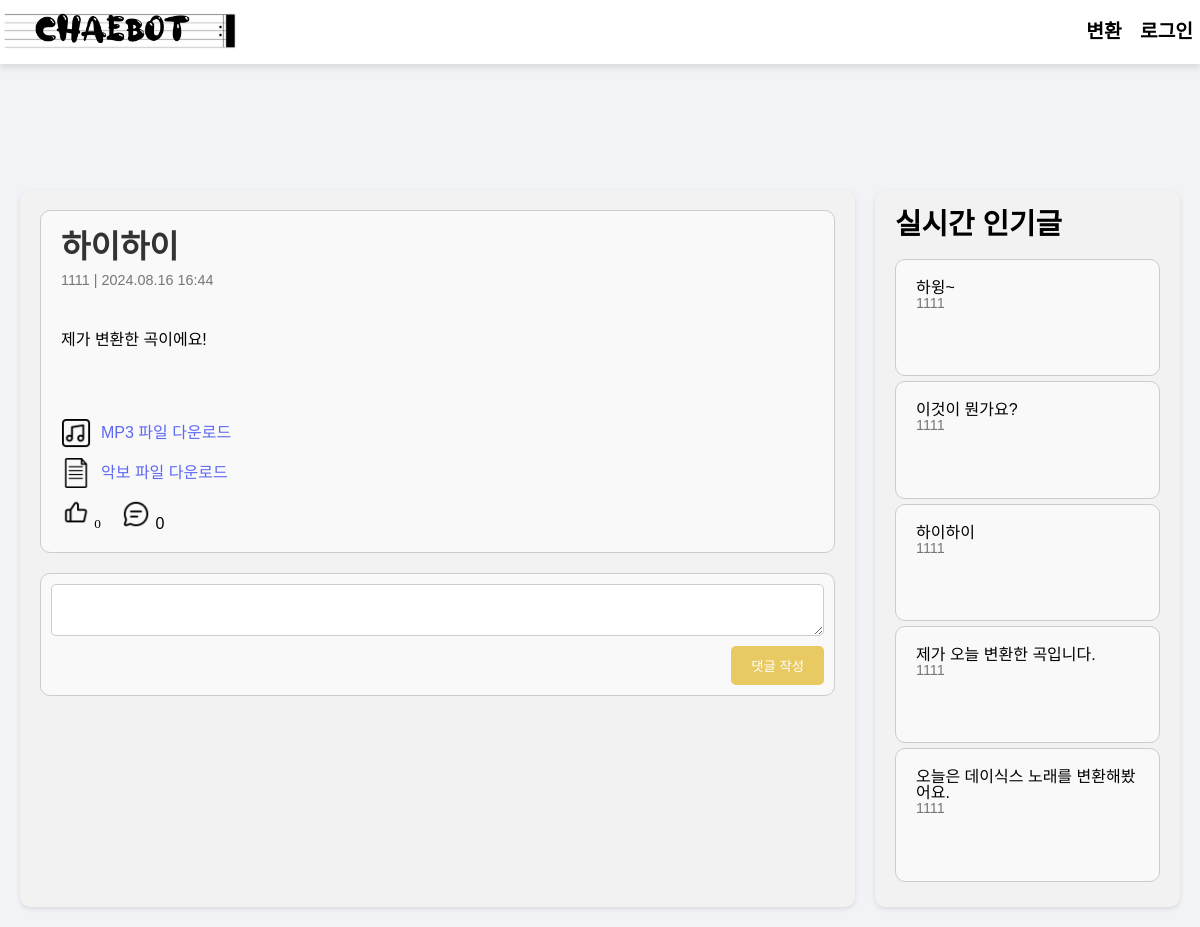
The app's page /post/4/ with its own data.
### myapp/models.py (models this page shows, shortened)
class Post(models.Model):
    author = models.ForeignKey(settings.AUTH_USER_MODEL, on_delete=models.CASCADE)
    title = models.CharField(max_length=200)
    content = models.TextField()
    genre = models.CharField(max_length=100)
    mp3_file = models.FileField(upload_to="mp3s/", blank=True, null=True)
    sheet_file = models.FileField(upload_to="sheets/", blank=True, null=True)
    created_at = models.DateTimeField(auto_now_add=True)
    likes = models.ManyToManyField(
        settings.AUTH_USER_MODEL, related_name="liked_posts", blank=True
    )
    def total_likes(self):
        return self.likes.count()

class CustomUser(AbstractUser):
    user_id = models.CharField(max_length=150, unique=True)
    email = models.EmailField(unique=True)
    age_group = models.CharField(max_length=10, blank=True, null=True)
    gender = models.CharField(max_length=10, blank=True, null=True)
    genres = models.CharField(max_length=255, blank=True, null=True)  # 새로운 필드 추가
    username = models.CharField(max_length=150)
    USERNAME_FIELD = "user_id"
    REQUIRED_FIELDS = ["email"]

### myapp/views.py (the view)
# urls.py: path("post/<int:post_id>/", v.post_detail, name="post_detail"),
def post_detail(request, post_id):
    post = get_object_or_404(Post, id=post_id)
    total_comments = post.comments.count()
    for comment in post.comments.all():
        total_comments += comment.replies.count()
    popular_posts = Post.objects.order_by("-likes")[:5]
    context = {
        "post": post,
        "total_comments": total_comments,
        "popular_posts": popular_posts,
    }
    return render(request, "post_detail.html", context)

### myapp/templates/post_detail.html (shortened to what this page needs)
<!DOCTYPE html>
<html lang="ko">
<head>
    {% load static %}
    <link rel="stylesheet" href="{% static 'css/reset.css' %}">
    <link rel="stylesheet" href="{% static 'css/style.css' %}">
</head>
<body>
    <nav class="navbar">
        <div class="navbar-logo">
            <a href="/"><img src="{% static 'img/logo.png' %}" alt="MP3 to Drum Sheet Converter"></a>
        </div>
        <div class="navbar-menu">
            <a href="{% url 'index' %}" class="active">변환</a>
            {% if user.is_authenticated %}
                <a href="{% url 'chaetting_view' %}" class="active">Chaetting</a>
                <a href="{% url 'logout' %}" class="active">로그아웃</a>
            {% else %}
                <a href="login" class="active" action="{% url 'logout' %}">로그인</a>
            {% endif %}
        </div>
    </nav>
    <main>
        <div class="container">
            <div class="post-detail">
                <div class="post">
                    <h1>{{ post.title }}</h1>
                    <small>{{ post.author.username }} | {{ post.created_at|date:"Y.m.d H:i" }}</small>
                    <p>{{ post.content }}</p>
                    <div class="attachment">
                        {% if post.mp3_file %}
                            <a href="{{ post.mp3_file.url }}" download>
                                <img src="{% static 'img/mp3.png' %}" alt="MP3" class="like-comment-icons"> MP3 파일 다운로드
                            </a>
                        {% endif %}
                        {% if post.sheet_file %}
                            <a href="{{ post.sheet_file.url }}" download>
                                <img src="{% static 'img/note.png' %}" alt="Sheet" class="like-comment-icons"> 악보 파일 다운로드
                            </a>
                        {% endif %}
                    </div>
                    <div class="post-actions">
                        <form method="post" action="{% url 'like_post' post.id %}">
                            <button type="submit" style="background: none; border: none;">
                                {% if user in post.likes.all %}
                                    <img src="{% static 'img/pressed_good.png' %}" alt="Like" class="like-comment-icons">
                                {% else %}
                                    <img src="{% static 'img/bold_like.png' %}" alt="Like" class="like-comment-icons">
                                {% endif %}
                                <span>{{ post.total_likes }}</span>
                            </button>
                        </form>
                        <div>
                            <img src="{% static 'img/comment.png' %}" alt="Comment" class="like-comment-icons">
                            <span>{{ total_comments }}</span>
                        </div>
                    </div>
                </div>
                <form class="comment-form" method="post" action="{% url 'add_comment' post.id %}">
                    <textarea name="content"></textarea>
                    <button type="submit">댓글 작성</button>
                </form>
            </div>
            <div class="sidebar">
                <h3>실시간 인기글</h3>
                {% for popular_post in popular_posts %}
                <div class="post">
                    <h4>{{ popular_post.title }}</h4>
                    <small>{{ popular_post.author.username }}</small>
                </div>
                {% endfor %}
            </div>
        </div>
    </main>
</body>
</html>

### staticfiles/css/style.css (style rules this page uses)
:root { --main--green--color: #048271; --main--gray--color: #e6e6e6; --light--green--color: #9fcbc9; --dark--gray--color: #5b5b5b; }
body { background-color: #f2f3f7; font-family: Pretendard; }
button { font-family: Pretendard; }
main { padding-top: 70px; width: 1200px; margin: 0 auto; }

### myapp/templates/post_detail.html (style rules this page uses)
body { font-family: 'NEXON Lv1 Gothic OTF', Arial, sans-serif; margin-top: 100px; }
.navbar-logo img { max-height: 100px; max-width: 240px; }
.navbar { width: 100%; background-color: rgba(255, 255, 255, 0.98); box-shadow: 0 4px 6px rgba(0, 0, 0, 0.1); display: flex; justify-content: space-between; align-items: center; padding: 10px 0px; position: fixed; top: 0; left: 0; z-index: 2000; height: auto; min-height: 50px; }
.navbar-logo a { text-decoration: none; color: #007BFF; font-size: 1rem; font-weight: bold; }
.navbar-menu a.active { color: #000; font-weight: bold; }
.navbar-menu a { text-decoration: none; color: #666; padding: 5px 7px; font-size: 1.2rem; font-family: 'TheJamsil5Bold', Arial, sans-serif; }
.container { display: flex; justify-content: space-between; padding: 20px; }
.post-detail, .sidebar { background-color: #f2f2f2; padding: 20px; border-radius: 10px; box-shadow: 0 2px 5px rgba(0,0,0,0.1); }
.post-detail { flex: 3; margin-right: 20px; }
.sidebar { flex: 1; }
.post, .comment { background-color: #fffdfda8; border: 1px solid #ccc; padding: 20px; margin-bottom: 5px; border-radius: 10px; }
.post h1 { color: #333; font-size: 2em; font-weight: bold; margin-bottom: 10px; }
.post small { font-size: 0.9em; color: #777; display: block; margin-bottom: 45px; }
.post p { margin-bottom: 70px; }
.like-comment-icons { width: 30px; height: 30px; }
.attachment { margin-top: 20px; }
.attachment a { display: flex; align-items: center; margin-bottom: 10px; color: #5C67F2; text-decoration: none; }
.attachment a img { margin-right: 10px; }
.reply-form, .comment-form { margin-top: 20px; padding: 10px; background-color: #f9f9f9; border: 1px solid #ccc; border-radius: 10px; display: flex; flex-direction: column; align-items: flex-end; }
.reply-form textarea, .comment-form textarea { width: 100%; padding: 10px; border: 1px solid #ccc; border-radius: 5px; margin-bottom: 10px; }
.reply-form button, .comment-form button { padding: 10px 20px; border: none; border-radius: 5px; background-color: #e8c962; color: white; cursor: pointer; font-family: 'NEXON Lv1 Gothic OTF', Arial, sans-serif; }
.post-actions { display: flex; align-items: center; gap: 20px; }
.sidebar h3 { font-size: 1.8em; font-weight: bold; margin-bottom: 20px; }

### records on screen
Post: title "하이하이", author.username "1111", created_at "2024.08.16 16:44", content "제가 변환한 곡이에요!", total_likes "0"
Post: title "하윙~", author.username "1111"
Post: title "이것이 뭔가요?", author.username "1111"
Post: title "제가 오늘 변환한 곡입니다.", author.username "1111"
Post: title "오늘은 데이식스 노래를 변환해봤어요.", author.username "1111"

### other values on screen
{{ total_comments }} "0"
